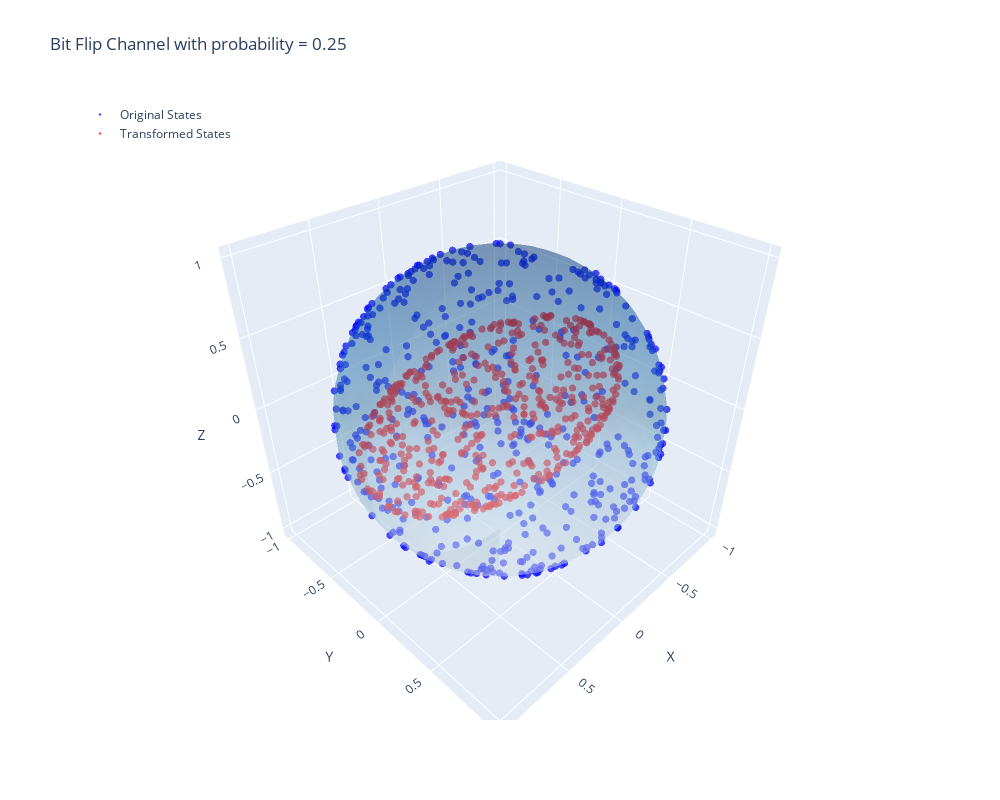

Write notebook code for a chart like this one.
### Code cell
num_samples = 500
p = 0.25
transformation = lambda rho: apply_quantum_channel(rho, bitFlipKrausOperators(p))
rhosVect, sigmasVect = generateData("pure", num_samples, transformation)
interactivePlot(rhosVect, sigmasVect, ["Original States", "Transformed States"], f"Bit Flip Channel with probability = {p}", False)

### Figure 1 — Plotly figure (JSON) as saved in the notebook; plotly's stock layout.template omitted (floating-point values rounded to 4 significant figures; data arrays with more than 128 entries replaced by an {"elided": "..."} marker saying what was removed)
{"data": [{"marker": {"color": "blue", "opacity": 0.7, "size": 2.5}, "mode": "markers", "name": "Original States", "type": "scatter3d", "x": {"elided": "500 float values"}, "y": {"elided": "500 float values"}, "z": {"elided": "500 float values"}}, {"marker": {"color": "red", "opacity": 0.7, "size": 2.5}, "mode": "markers", "name": "Transformed States", "type": "scatter3d", "x": {"elided": "500 float values"}, "y": {"elided": "500 float values"}, "z": {"elided": "500 float values"}}, {"colorscale": [[0, "rgb(247,251,255)"], [0.125, "rgb(222,235,247)"], [0.25, "rgb(198,219,239)"], [0.375, "rgb(158,202,225)"], [0.5, "rgb(107,174,214)"], [0.625, "rgb(66,146,198)"], [0.75, "rgb(33,113,181)"], [0.875, "rgb(8,81,156)"], [1, "rgb(8,48,107)"]], "opacity": 0.3, "showscale": false, "type": "surface", "x": {"elided": "30x30 float values"}, "y": {"elided": "30x30 float values"}, "z": {"elided": "30x30 float values"}}], "layout": {"height": 800, "legend": {"x": 0, "y": 1}, "scene": {"aspectmode": "auto", "aspectratio": {"x": 1.0, "y": 0.9985, "z": 1.001}, "xaxis": {"title": {"text": "X"}, "type": "linear"}, "yaxis": {"title": {"text": "Y"}, "type": "linear"}, "zaxis": {"title": {"text": "Z"}, "type": "linear"}}, "title": {"text": "Bit Flip Channel with probability = 0.25"}, "width": 1000}}
